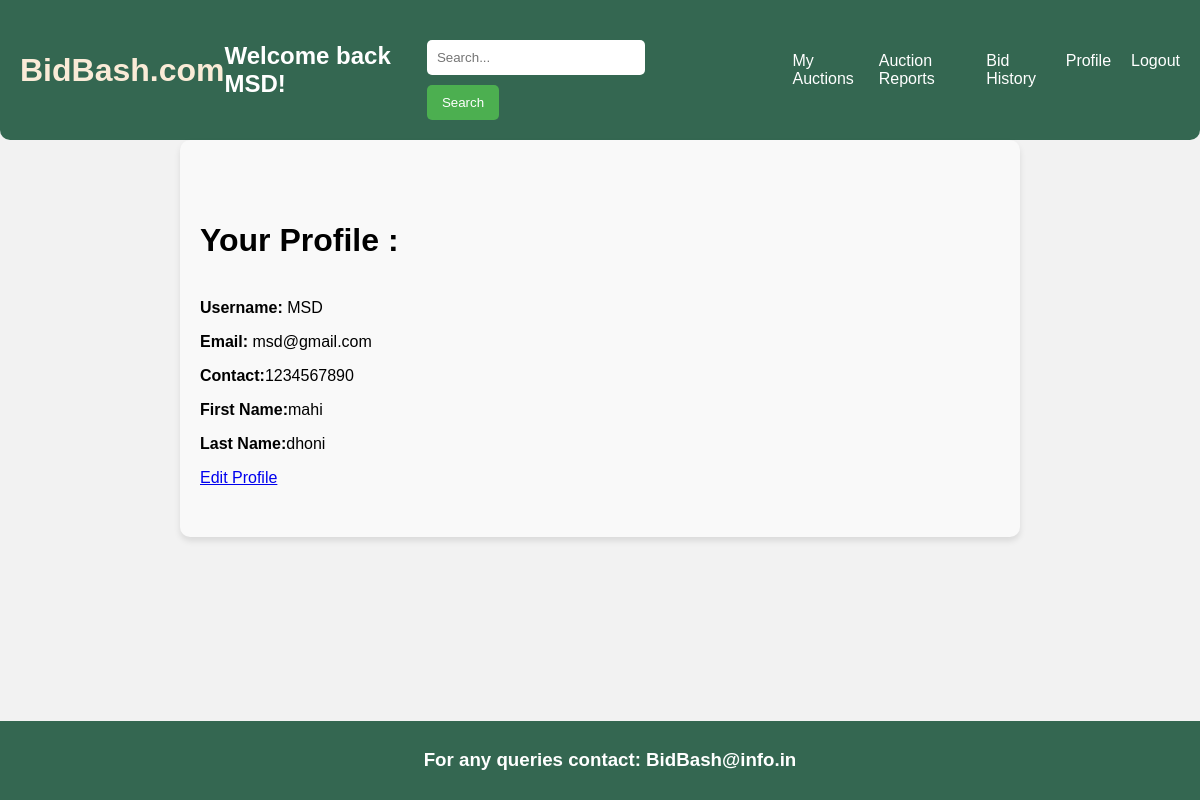
Page /profile/ (signed in) on the committed database.
### myapp/models.py (models this page shows, shortened)
class User(AbstractUser):
    contact_no = models.IntegerField(null=True)
    email = models.EmailField(max_length=254)
    first_name = models.CharField(max_length=30)
    last_name = models.CharField(max_length=30)

### myapp/views.py (the view)
# urls.py: path('profile/', views.profile, name='profile'),
def profile(request):
    return render(request, 'profile.html')

### templates/profile.html (shortened to what this page needs)
{% extends 'base.html' %}
{% load static %}
{% block body %}
<div class="profile-container">
    <h3 style="font-size:xx-large; margin-bottom: 5%;">Your Profile :</h3>
    <p><strong>Username:</strong> {{ user.username }}</p>
            <p><strong>Email:</strong> {{ user.email }}</p>
            <p><strong>Contact:</strong>{{user.contact_no}}</p>
            <p><strong>First Name:</strong>{{user.first_name}}</p>
            <p><strong>Last Name:</strong>{{user.last_name}}</p>
    <a href="{% url 'edit_profile' %}">Edit Profile</a>
</div>
{% endblock %}

### templates/base.html (shortened to what this page needs)
<!DOCTYPE html>
<html lang="en">
<head>
    {% load static %}
    <link rel="stylesheet" href="{% static 'styles.css' %}">
</head>
<body>
    <header>
        <a href="{% url 'home' %}" style="text-decoration:none; color: antiquewhite;"><h1>BidBash.com</h1></a>
        {% if user.is_authenticated %}
        <h2>Welcome back {{ user.username }}!</h2>
        {% endif %}
        <div class="search-bar">
            <form action="{% url 'search_products' %}" method="GET">
                <input type="text" name="q" placeholder="Search...">
                <button type="submit">Search</button>
            </form>
        </div>
        <div class="menu">
            <a class="menu-icon" href="{% url 'my_auctions' %}">My Auctions</a>
            <a class="menu-icon" href="{% url 'auction_reports' %}">Auction Reports</a>
            <a class="menu-icon" href="{% url 'bid_history' %}">Bid History</a>
            <a class="menu-icon" href="{% url 'profile' %}">Profile</a>
            <a class="menu-icon" href="{% url 'logout' %}">Logout</a>
        </div>
    </header>
    <div class="content">
        {% block body %}
        {% endblock body %}
    </div>
    <footer>
        <h3>For any queries contact: BidBash@info.in</h3>
    </footer>
</body>
</html>

### static/styles.css (style rules this page uses)
body { font-family: Arial, sans-serif; margin: 0; padding: 0; background-color: #f2f2f2; }
header { background-color: #346751; color: #fff; border-radius: 0 0 10px 10px; padding: 20px; display: flex; justify-content: space-between; align-items: center; }
.search-bar { display: flex; width: 400px; }
.search-bar input[type="text"] { padding: 10px; width: 70%; border: none; border-radius: 5px; margin-right: 10px; }
.search-bar button { padding: 10px 15px; background-color: #4CAF50; color: white; border: none; border-radius: 5px; cursor: pointer; }
.menu { display: flex; }
.menu-icon { text-decoration: none; margin-left: 20px; color: #fff; }
footer { position: fixed; bottom: 0; width: 100%; background-color: #346751; color: #fff; padding: 10px; text-align: center; }
.profile-container { max-width: 600px; margin-top: 4%; margin-left: 7%; padding: 50px 20px; background-color: #f9f9f9; border-radius: 10px; box-shadow: 0 4px 6px rgba(0, 0, 0, 0.1); }
.profile-container { max-width: 800px; margin: 0 auto; }
form { margin-top: 20px; }
input[type="email"], input[type="text"] { width: 100%; padding: 10px; margin-bottom: 10px; border: 1px solid #ccc; border-radius: 5px; }
button { padding: 10px 20px; background-color: #007bff; color: #fff; border: none; border-radius: 5px; cursor: pointer; }

### rows in the picture
User: username "MSD", email "msd@gmail.com", contact_no "1234567890", first_name "mahi", last_name "dhoni"
